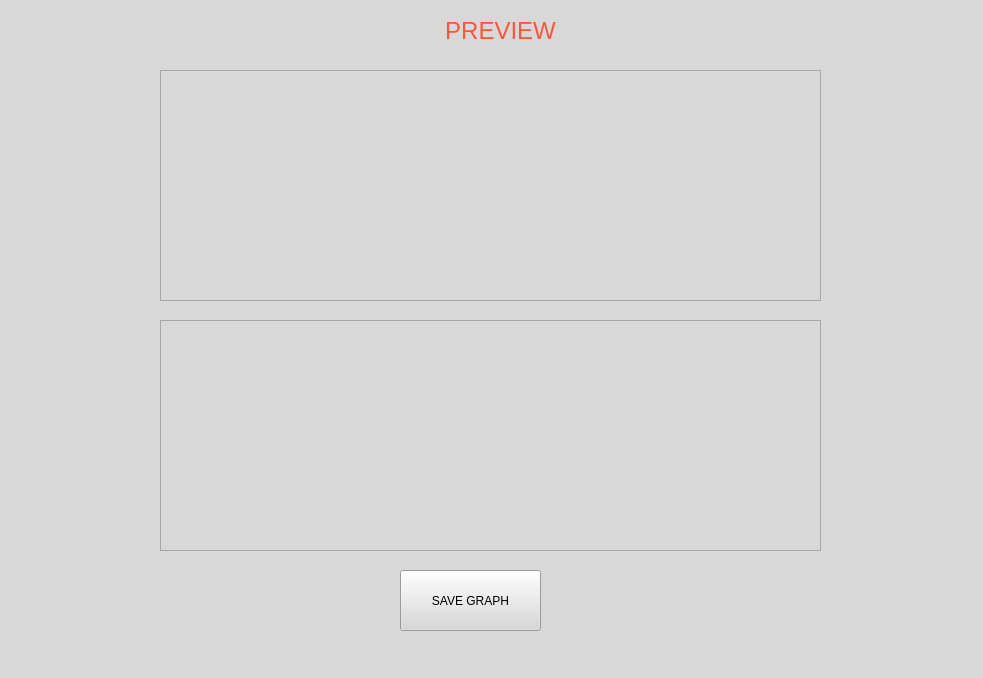
<?xml version="1.0" encoding="UTF-8"?>
<ui version="4.0">
 <class>MainWindow</class>
 <widget class="QMainWindow" name="MainWindow">
  <property name="geometry">
   <rect>
    <x>0</x>
    <y>0</y>
    <width>983</width>
    <height>678</height>
   </rect>
  </property>
  <property name="windowTitle">
   <string>MainWindow</string>
  </property>
  <property name="styleSheet">
   <string notr="true">background-color: rgb(216, 216, 216);</string>
  </property>
  <widget class="QWidget" name="centralwidget">
   <widget class="QLabel" name="label">
    <property name="geometry">
     <rect>
      <x>10</x>
      <y>0</y>
      <width>981</width>
      <height>61</height>
     </rect>
    </property>
    <property name="font">
     <font>
      <family>MS Shell Dlg 2</family>
      <pointsize>18</pointsize>
      <weight>9</weight>
      <italic>false</italic>
      <bold>false</bold>
     </font>
    </property>
    <property name="styleSheet">
     <string notr="true">font: 75 18pt &quot;MS Shell Dlg 2&quot;;
color: rgb(255, 86, 56);</string>
    </property>
    <property name="text">
     <string>PREVIEW</string>
    </property>
    <property name="alignment">
     <set>Qt::AlignCenter</set>
    </property>
   </widget>
   <widget class="QPushButton" name="saveButton">
    <property name="geometry">
     <rect>
      <x>400</x>
      <y>570</y>
      <width>141</width>
      <height>61</height>
     </rect>
    </property>
    <property name="text">
     <string>SAVE GRAPH</string>
    </property>
   </widget>
   <widget class="QGraphicsView" name="graphwidget">
    <property name="geometry">
     <rect>
      <x>160</x>
      <y>70</y>
      <width>661</width>
      <height>231</height>
     </rect>
    </property>
   </widget>
   <widget class="QGraphicsView" name="phaseGraph">
    <property name="geometry">
     <rect>
      <x>160</x>
      <y>320</y>
      <width>661</width>
      <height>231</height>
     </rect>
    </property>
   </widget>
  </widget>
  <widget class="QStatusBar" name="statusbar"/>
 </widget>
 <resources/>
 <connections/>
</ui>
